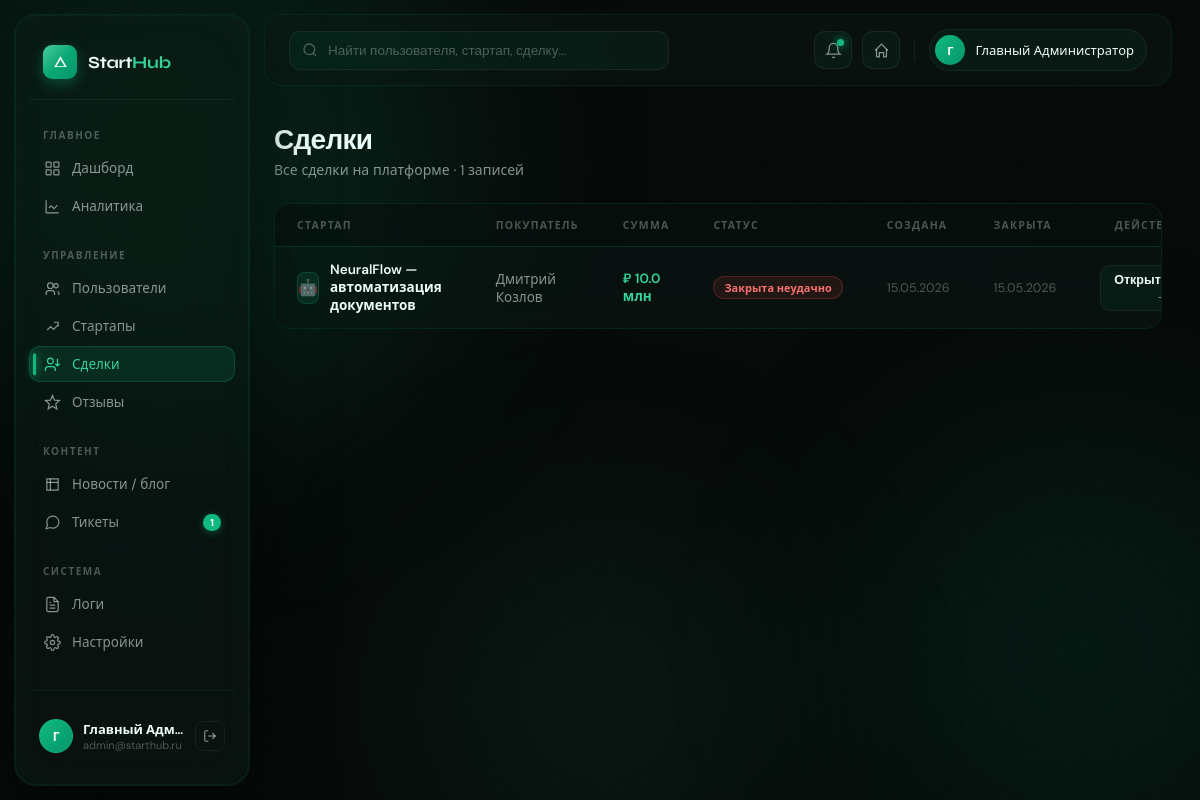
Page /admin/deals (signed in) on the committed database.
### models/user.py (models this page shows)
class User(Base):
    __tablename__ = "users"
    id              = Column(Integer, primary_key=True)
    email           = Column(String(255), unique=True, nullable=False, index=True)
    username        = Column(String(64),  unique=True, nullable=False)
    hashed_password = Column(String(255), nullable=False)
    role            = Column(Enum(UserRole), default=UserRole.buyer, nullable=False)
    full_name       = Column(String(128))
    avatar          = Column(String(512))
    bio             = Column(Text)
    phone           = Column(String(32))
    telegram        = Column(String(64))
    website         = Column(String(256))
    location        = Column(String(128))
    is_active       = Column(Boolean, default=True)
    is_verified     = Column(Boolean, default=False)
    is_banned       = Column(Boolean, default=False)
    ban_reason      = Column(Text)
    last_seen       = Column(DateTime, default=lambda: datetime.now(timezone.utc))
    created_at      = Column(DateTime, default=lambda: datetime.now(timezone.utc))
    updated_at      = Column(DateTime, default=lambda: datetime.now(timezone.utc),
                             onupdate=lambda: datetime.now(timezone.utc))
    startups          = relationship("Startup", back_populates="author", lazy="select")
    deals_as_buyer    = relationship("Deal", back_populates="buyer", foreign_keys="Deal.buyer_id")
    messages          = relationship("Message", back_populates="sender")
    favorite_startups = relationship("Startup", secondary=favorites, back_populates="favorited_by")
    notifications     = relationship("Notification", back_populates="user", cascade="all, delete-orphan")
    reviews_given     = relationship("Review", back_populates="author",      foreign_keys="Review.author_id")
    reviews_received  = relationship("Review", back_populates="target_user", foreign_keys="Review.target_user_id")
    tickets           = relationship("SupportTicket", back_populates="user", foreign_keys="SupportTicket.user_id")
    wallet            = relationship("Wallet", back_populates="user", uselist=False, cascade="all, delete-orphan")
    activity_logs     = relationship("ActivityLog", back_populates="user", cascade="all, delete-orphan")

### models/deal.py (models this page shows)
class Deal(Base):
    __tablename__ = "deals"
    id           = Column(Integer, primary_key=True)
    startup_id   = Column(Integer, ForeignKey("startups.id"), nullable=False, index=True)
    buyer_id     = Column(Integer, ForeignKey("users.id"),    nullable=False, index=True)
    status       = Column(Enum(DealStatus), default=DealStatus.pending)
    amount       = Column(Float)
    final_amount = Column(Float)
    note         = Column(Text)
    reject_reason = Column(Text)
    created_at   = Column(DateTime, default=lambda: datetime.now(timezone.utc))
    updated_at   = Column(DateTime, default=lambda: datetime.now(timezone.utc),
                          onupdate=lambda: datetime.now(timezone.utc))
    closed_at    = Column(DateTime, nullable=True)
    startup   = relationship("Startup",       back_populates="deals")
    buyer     = relationship("User",          back_populates="deals_as_buyer", foreign_keys=[buyer_id])
    managers  = relationship("User",          secondary=deal_managers)
    messages  = relationship("Message",       back_populates="deal",  cascade="all, delete-orphan")
    documents = relationship("DealDocument",  back_populates="deal",  cascade="all, delete-orphan")

### models/startup.py (models this page shows)
class Startup(Base):
    __tablename__ = "startups"
    id            = Column(Integer, primary_key=True)
    author_id     = Column(Integer, ForeignKey("users.id"), nullable=False, index=True)
    title         = Column(String(256), nullable=False)
    slug          = Column(String(256), unique=True, nullable=False, index=True)
    category      = Column(String(64))
    stage         = Column(String(64))
    tagline       = Column(String(512))
    description   = Column(Text)
    cover_image   = Column(String(512))
    emoji         = Column(String(8), default="🚀")
    price         = Column(Float)
    revenue       = Column(Float)
    valuation     = Column(Float)
    team_size     = Column(Integer)
    founded_year  = Column(Integer)
    website       = Column(String(256))
    pitch_deck_url = Column(String(512))
    status        = Column(Enum(StartupStatus), default=StartupStatus.draft)
    is_featured   = Column(Boolean, default=False)
    is_verified   = Column(Boolean, default=False)
    views_count   = Column(Integer, default=0)
    deals_count   = Column(Integer, default=0)
    created_at    = Column(DateTime, default=lambda: datetime.now(timezone.utc))
    updated_at    = Column(DateTime, default=lambda: datetime.now(timezone.utc),
                           onupdate=lambda: datetime.now(timezone.utc))
    author       = relationship("User", back_populates="startups")
    deals        = relationship("Deal", back_populates="startup")
    favorited_by = relationship("User", secondary="favorites", back_populates="favorite_startups")
    tags         = relationship("Tag",  secondary=startup_tags_assoc, back_populates="startups")
    reviews      = relationship("Review", back_populates="startup", foreign_keys="Review.startup_id")

### routers/admin.py (the view)
@router.get("/deals", response_class=HTMLResponse)
async def deals_list(request: Request, db: AsyncSession = Depends(get_db)):
    admin = await _require_admin(request, db)
    badges = await _badges(db)
    deals = (await db.execute(
        select(Deal).options(selectinload(Deal.startup), selectinload(Deal.buyer))
        .order_by(Deal.created_at.desc())
    )).scalars().all()
    return render(request, "admin/deals.html", {"user": admin, **badges, "deals": deals})

### templates/admin/deals.html (shortened to what this page needs)
{% extends "admin/base_admin.html" %}
{% block admin_content %}
<div class="page-h">
  <div class="page-h-left">
    <h1>Сделки</h1>
    <p>Все сделки на платформе · {{ deals|length }} записей</p>
  </div>
</div>
<div class="table-wrap reveal">
  <table class="tbl">
    <thead>
      <tr>
        <th>Стартап</th>
        <th>Покупатель</th>
        <th>Сумма</th>
        <th>Статус</th>
        <th>Создана</th>
        <th>Закрыта</th>
        <th style="text-align:right">Действия</th>
      </tr>
    </thead>
    <tbody>
      {% for d in deals %}
      <tr>
        <td>
          <div style="display:flex;align-items:center;gap:11px">
            <div style="width:32px;height:32px;border-radius:8px;background:var(--em-dim);border:1px solid var(--em-border);display:flex;align-items:center;justify-content:center;font-size:16px">{{ d.startup.emoji or '🚀' }}</div>
            <div class="tbl-name">{{ d.startup.title }}</div>
          </div>
        </td>
        <td>{{ d.buyer.full_name or d.buyer.username }}</td>
        <td style="font-weight:600;color:var(--em2)">{{ d.amount | money if d.amount else '—' }}</td>
        <td>
          {% if d.status.value == 'pending' %}<span class="badge badge-amber">На рассмотрении</span>
          {% elif d.status.value == 'active' %}<span class="badge badge-em">Активна</span>
          {% elif d.status.value == 'documents' %}<span class="badge badge-blue">Документы</span>
          {% elif d.status.value == 'closed_ok' %}<span class="badge badge-em" style="opacity:.7">Закрыта успешно</span>
          {% else %}<span class="badge badge-red">Закрыта неудачно</span>{% endif %}
        </td>
        <td style="color:var(--text-dim);font-size:12.5px">{{ d.created_at.strftime('%d.%m.%Y') }}</td>
        <td style="color:var(--text-dim);font-size:12.5px">{% if d.closed_at %}{{ d.closed_at.strftime('%d.%m.%Y') }}{% else %}—{% endif %}</td>
        <td style="text-align:right">
          <a href="/deal/{{ d.id }}" class="btn btn-secondary btn-sm">Открыть →</a>
        </td>
      </tr>
      {% else %}
      <tr><td colspan="7"><div class="empty"><div class="empty-icon">🤝</div><h3>Сделок пока нет</h3><p>Первая сделка появится здесь автоматически</p></div></td></tr>
      {% endfor %}
    </tbody>
  </table>
</div>
{% endblock %}

### templates/admin/base_admin.html (shortened to what this page needs)
<!DOCTYPE html>
<html lang="ru">
<head>
</head>
<body>
<div class="blob-container">
  <div class="blob b1"></div>
  <div class="blob b2"></div>
  <div class="blob b3"></div>
</div>
<div class="admin-shell">
  <aside class="sidebar">
    <a href="/" class="sidebar-logo">
      <div class="logo-mark">
        <svg viewBox="0 0 24 24" xmlns="http://www.w3.org/2000/svg"><path d="M12 2L2 19h20L12 2zm0 5l6.5 11h-13L12 7z"/></svg>
      </div>
      <div class="logo-text">Start<span>Hub</span></div>
    </a>
    <div class="sidebar-section">
      <div class="sidebar-section-label">Главное</div>
      <a href="/admin/dashboard" class="nav-item {% if request.url.path == '/admin/dashboard' %}active{% endif %}">
        <span class="nav-icon">
          <svg viewBox="0 0 24 24" fill="none" stroke="currentColor"><rect x="3" y="3" width="7" height="7" rx="1"/><rect x="14" y="3" width="7" height="7" rx="1"/><rect x="3" y="14" width="7" height="7" rx="1"/><rect x="14" y="14" width="7" height="7" rx="1"/></svg>
        </span>
        Дашборд
      </a>
      <a href="/admin/analytics" class="nav-item {% if request.url.path == '/admin/analytics' %}active{% endif %}">
        <span class="nav-icon">
          <svg viewBox="0 0 24 24" fill="none" stroke="currentColor"><path d="M3 3v18h18"/><path d="M7 14l3-3 4 4 5-5"/></svg>
        </span>
        Аналитика
      </a>
    </div>
    <div class="sidebar-section">
      <div class="sidebar-section-label">Управление</div>
      <a href="/admin/users" class="nav-item {% if request.url.path.startswith('/admin/users') %}active{% endif %}">
        <span class="nav-icon">
          <svg viewBox="0 0 24 24" fill="none" stroke="currentColor"><circle cx="9" cy="8" r="4"/><path d="M3 21v-2a4 4 0 0 1 4-4h4a4 4 0 0 1 4 4v2"/><circle cx="17" cy="8" r="3"/><path d="M21 21v-2a3 3 0 0 0-2-2.83"/></svg>
        </span>
        Пользователи
      </a>
      <a href="/admin/startups" class="nav-item {% if request.url.path.startswith('/admin/startups') %}active{% endif %}">
        <span class="nav-icon">
          <svg viewBox="0 0 24 24" fill="none" stroke="currentColor"><path d="M4.5 17l5-5 4 4 6-6"/><path d="M14 6h6v6"/></svg>
        </span>
        Стартапы
      </a>
      <a href="/admin/deals" class="nav-item {% if request.url.path.startswith('/admin/deals') %}active{% endif %}">
        <span class="nav-icon">
          <svg viewBox="0 0 24 24" fill="none" stroke="currentColor"><path d="M16 21v-2a4 4 0 0 0-4-4H6a4 4 0 0 0-4 4v2"/><circle cx="9" cy="7" r="4"/><path d="M22 11l-3 3-3-3"/><path d="M19 14V4"/></svg>
        </span>
        Сделки
      </a>
      <a href="/admin/reviews" class="nav-item {% if request.url.path.startswith('/admin/reviews') %}active{% endif %}">
        <span class="nav-icon">
          <svg viewBox="0 0 24 24" fill="none" stroke="currentColor"><path d="M12 17.27L18.18 21l-1.64-7.03L22 9.24l-7.19-.61L12 2 9.19 8.63 2 9.24l5.46 4.73L5.82 21z"/></svg>
        </span>
        Отзывы
      </a>
    </div>
    <div class="sidebar-section">
      <div class="sidebar-section-label">Контент</div>
      <a href="/admin/news" class="nav-item {% if request.url.path.startswith('/admin/news') %}active{% endif %}">
        <span class="nav-icon">
          <svg viewBox="0 0 24 24" fill="none" stroke="currentColor"><path d="M4 4h16v16H4z"/><path d="M4 9h16"/><path d="M9 4v16"/></svg>
        </span>
        Новости / блог
      </a>
      <a href="/admin/tickets" class="nav-item {% if request.url.path.startswith('/admin/tickets') %}active{% endif %}">
        <span class="nav-icon">
          <svg viewBox="0 0 24 24" fill="none" stroke="currentColor"><path d="M21 11.5a8.38 8.38 0 0 1-.9 3.8 8.5 8.5 0 0 1-7.6 4.7 8.38 8.38 0 0 1-3.8-.9L3 21l1.9-5.7a8.38 8.38 0 0 1-.9-3.8 8.5 8.5 0 0 1 4.7-7.6 8.38 8.38 0 0 1 3.8-.9h.5a8.48 8.48 0 0 1 8 8v.5z"/></svg>
        </span>
        Тикеты
        {% if open_tickets %}<span class="nav-badge">{{ open_tickets }}</span>{% endif %}
      </a>
    </div>
    <div class="sidebar-section">
      <div class="sidebar-section-label">Система</div>
      <a href="/admin/logs" class="nav-item {% if request.url.path == '/admin/logs' %}active{% endif %}">
        <span class="nav-icon">
          <svg viewBox="0 0 24 24" fill="none" stroke="currentColor"><path d="M14 2H6a2 2 0 0 0-2 2v16a2 2 0 0 0 2 2h12a2 2 0 0 0 2-2V8z"/><path d="M14 2v6h6"/><path d="M8 13h8M8 17h8M8 9h2"/></svg>
        </span>
        Логи
      </a>
      <a href="/admin/settings" class="nav-item {% if request.url.path == '/admin/settings' %}active{% endif %}">
        <span class="nav-icon">
        </span>
        Настройки
      </a>
    </div>
    <div class="sidebar-footer">
      <div class="sidebar-user">
        <div class="su-ava">{% if user.full_name %}{{ user.full_name[0] }}{% else %}{{ user.username[0]|upper }}{% endif %}</div>
        <div class="su-info">
          <div class="su-name">{{ user.full_name or user.username }}</div>
          <div class="su-email">{{ user.email }}</div>
        </div>
        <a href="/logout" class="su-logout" title="Выход">
          <svg width="14" height="14" viewBox="0 0 24 24" fill="none" stroke="currentColor" stroke-width="2"><path d="M9 21H5a2 2 0 0 1-2-2V5a2 2 0 0 1 2-2h4"/><polyline points="16 17 21 12 16 7"/><line x1="21" y1="12" x2="9" y2="12"/></svg>
        </a>
      </div>
    </div>
  </aside>
  <main class="admin-main">
    <div class="topbar">
      <div class="topbar-search">
        <svg viewBox="0 0 24 24" fill="none" stroke="currentColor" stroke-width="2"><circle cx="11" cy="11" r="8"/><line x1="21" y1="21" x2="16.65" y2="16.65"/></svg>
        <input type="text" placeholder="Найти пользователя, стартап, сделку..." id="globalSearch">
      </div>
      <div class="topbar-actions">
        <button class="tb-btn" title="Уведомления">
          <svg viewBox="0 0 24 24" fill="none" stroke="currentColor" stroke-width="1.8"><path d="M18 8A6 6 0 0 0 6 8c0 7-3 9-3 9h18s-3-2-3-9"/><path d="M13.73 21a2 2 0 0 1-3.46 0"/></svg>
          <span class="dot"></span>
        </button>
        <a href="/" class="tb-btn" title="На сайт">
          <svg viewBox="0 0 24 24" fill="none" stroke="currentColor" stroke-width="1.8"><path d="M3 12l2-2 7-7 7 7 2 2"/><path d="M5 10v10a1 1 0 0 0 1 1h3v-6h6v6h3a1 1 0 0 0 1-1V10"/></svg>
        </a>
        <div class="tb-user">
          <div class="tb-user-ava">{% if user.full_name %}{{ user.full_name[0] }}{% else %}{{ user.username[0]|upper }}{% endif %}</div>
          <div class="tb-user-name">{{ user.full_name or user.username }}</div>
        </div>
      </div>
    </div>
    <div class="admin-content">
      {% block admin_content %}{% endblock %}
    </div>
  </main>
</div>
</body>
</html>

### rows in the picture
User: full_name "Г", full_name "Главный Адм…", email "admin@starthub.ru", full_name "Главный Администратор"
Deal: startup "🤖", startup "NeuralFlow — автоматизация документов", buyer "Дмитрий Козлов", amount "₽ 10.0 млн", status "Закрыта неудачно", created_at "15.05.2026", closed_at "15.05.2026"

### other values in the picture
{{ open_tickets }} "1"
{{ deals|length }} "1"
